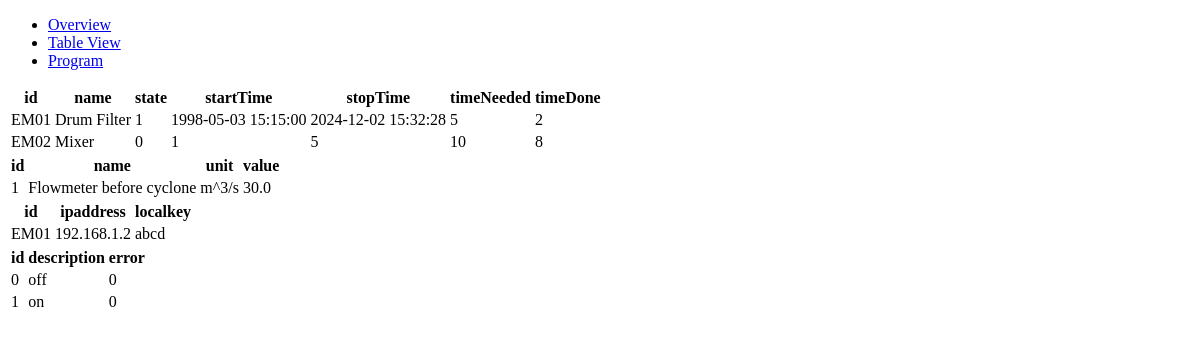
The app's page /tableview, older data.
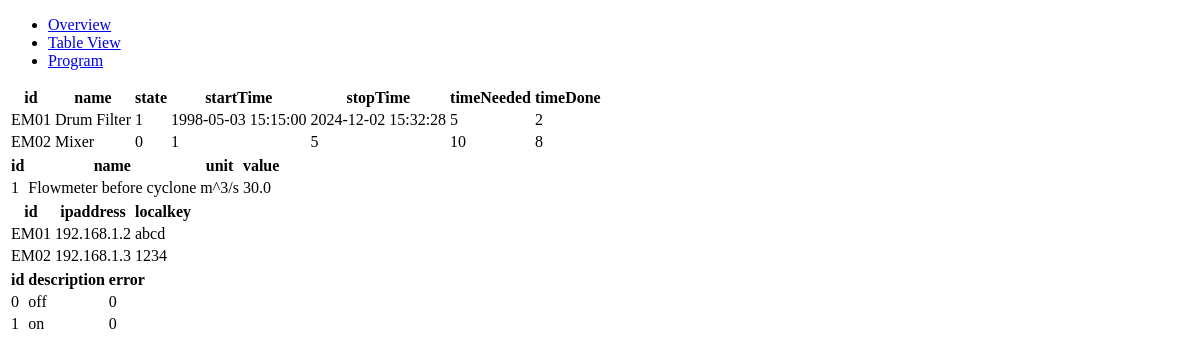
The same page, newer data.
### tables this page shows
CREATE TABLE motors (id text primary key, name text, state int, startTime datetime, stopTime datetime, timeNeeded int, timeDone int);

CREATE TABLE meters (id text primary key, name text, unit text, value double);

CREATE TABLE switches (id text primary key, ipaddress text, localkey text);

CREATE TABLE states (id int primary key, description text, error int);

### server/server.py (the view)
@app.route("/tableview")
def tableview():
    motors = sF.getTable("motors")
    meters = sF.getTable("meters")
    switches = sF.getTable("switches")
    states = sF.getTable("states")
    return render_template('tableview.html',motors=motors,meters=meters,switches=switches,states=states)

### server/serverFunctions/getTable.py (called while the page is built)
def getTable(table):
    db = sqlite3.connect('../data/machine.db')
    cs = db.execute('SELECT * FROM ' + table)
    ns = [description[0] for description in cs.description]
    result = []
    for ci in cs:
        result.append(dict(zip(ns,ci)))
    return result

### server/templates/tableview.html
{% extends "layout.html" %}
{% block main %}
	<div>
		<table>
			<thead>
				<tr>
					{% for key, value in motors[0].items() %}
						<th>{{key}}</th>
					{% endfor %}
				</tr>
			</thead>
			<tbody>
				{% for motor in motors %}
					<tr>
						{% for key, value in motor.items() %}
							<td>{{value}}</th>
						{% endfor %}
					</tr>
				{% endfor %}
			</tbody>
		</table>
	</div>
	<div>
                <table>
                        <thead>
                                <tr>
                                        {% for key, value in meters[0].items() %}
                                                <th>{{key}}</th>
                                        {% endfor %}
                                </tr>
                        </thead>
                        <tbody>
                                {% for meter in meters %}
                                        <tr>
                                                {% for key, value in meter.items() %}
                                                        <td>{{value}}</th>
                                                {% endfor %}
                                        </tr>
                                {% endfor %}
                        </tbody>
                </table>
        </div>
	<div>
                <table>
                        <thead>
                                <tr>
                                        {% for key, value in switches[0].items() %}
                                                <th>{{key}}</th>
                                        {% endfor %}
                                </tr>
                        </thead>
                        <tbody>
                                {% for switch in switches %}
                                        <tr>
                                                {% for key, value in switch.items() %}
                                                        <td>{{value}}</th>
                                                {% endfor %}
                                        </tr>
                                {% endfor %}
                        </tbody>
                </table>
        </div>
	<div>
                <table>
                        <thead>
                                <tr>
                                        {% for key, value in states[0].items() %}
                                                <th>{{key}}</th>
                                        {% endfor %}
                                </tr>
                        </thead>
                        <tbody>
                                {% for state in states %}
                                        <tr>
                                                {% for key, value in state.items() %}
                                                        <td>{{value}}</th>
                                                {% endfor %}
                                        </tr>
                                {% endfor %}
                        </tbody>
                </table>
        </div>
{% endblock %}

### server/templates/layout.html (shortened to what this page needs)
<!DOCTYPE html>
<html lang="en">
	<head>
	</head>
	<nav>
		<div>
			<ul>
				<li>
					<a href="/">
						<span>Overview</span>
					</a>
				</li>
				<li>
					<a href="/tableview">
						<span>Table View</span>
					</a>
				</li>
				<li>
					<a href="/program">
						<span>Program</span>
					</a>
				</li>
			</ul>
		</div>
	</nav>
	<main>
		{% block main %}{% endblock %}
	</main>

Row changes from the older to the newer data that the page shows:
added switches: id "EM02", ipaddress "192.168.1.3", localkey "1234"
